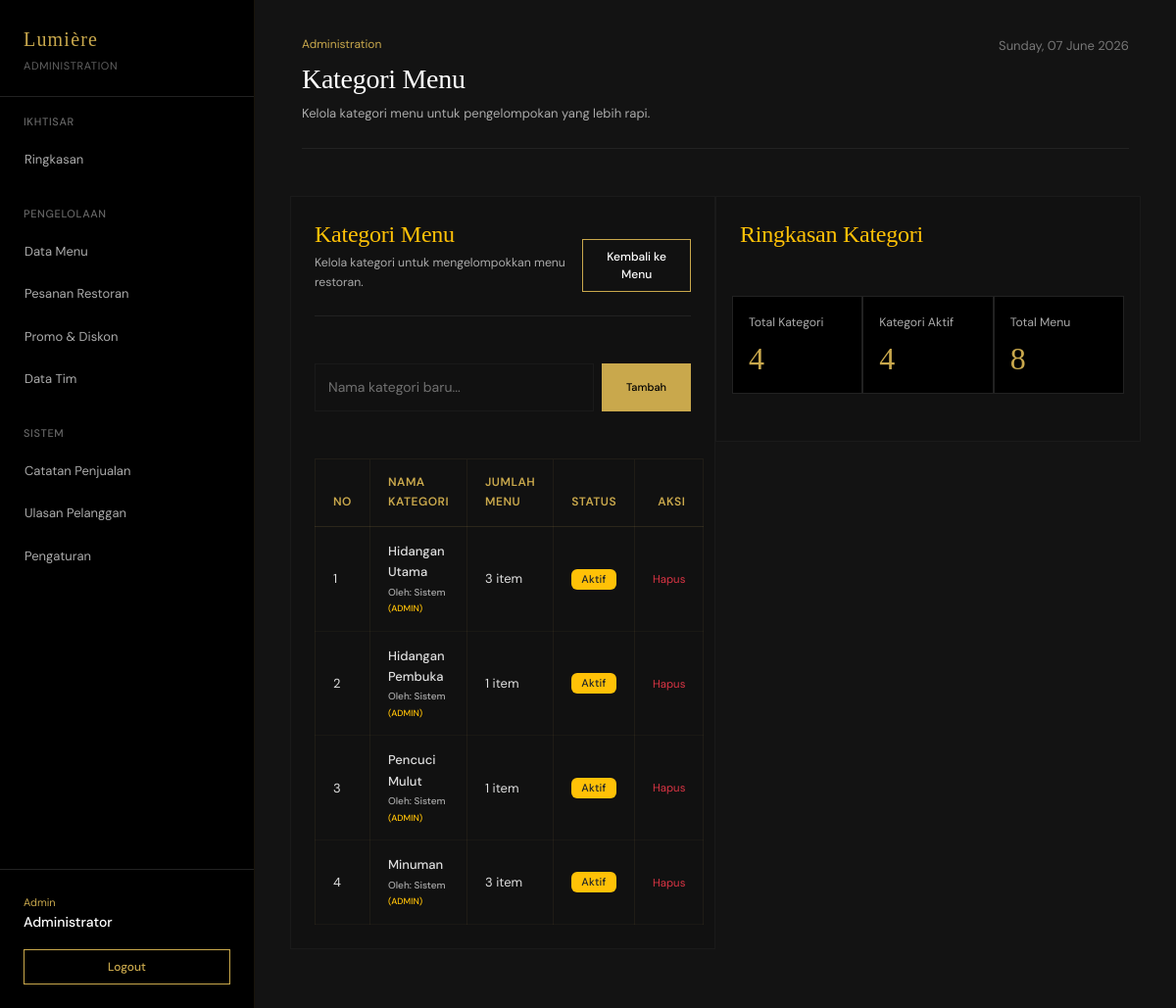
Screenshot of /admin/menu_kategori.php (signed in) with the database file from the repository.
### tables this page shows
CREATE TABLE IF NOT EXISTS `kategori` (
  `id_kategori` int NOT NULL AUTO_INCREMENT,
  `nama_kategori` varchar(50) NOT NULL,
  `id_admin` int DEFAULT NULL,
  PRIMARY KEY (`id_kategori`),
  FOREIGN KEY (`id_admin`) REFERENCES `admin` (`id_admin`) ON DELETE SET NULL
);

### includes/helpers.php (called while the page is built, shortened)
<?php
function base_path(string $path = ''): string
{
    $base = dirname(__DIR__);
    return $path === '' ? $base : $base . '/' . ltrim($path, '/');
}
function base_url(string $path = ''): string
{
    $app = require base_path('config/app.php');
    $baseUrl = rtrim($app['url'] ?? 'http://localhost:8001', '/');
    return $path === '' ? $baseUrl : $baseUrl . '/' . ltrim($path, '/');
}

### config/app.php (called while the page is built, shortened)
<?php
require_once __DIR__ . '/env.php';
$host = $_SERVER['HTTP_HOST'] ?? 'localhost';
$scheme = (isset($_SERVER['HTTPS']) && $_SERVER['HTTPS'] !== 'off') || ($_SERVER['SERVER_PORT'] ?? '') == 443 ? 'https' : 'http';
$defaultUrl = "$scheme://$host";
return [
    'name' => env('APP_NAME', 'UPK Restoran'),
    'env' => env('APP_ENV', 'local'),
    'url' => env('APP_URL', $defaultUrl),
];

### config/env.php (called while the page is built, shortened)
<?php
function env(string $key, ?string $default = null): ?string
{
    static $values = [];
    $runtimeValue = $_ENV[$key] ?? $_SERVER[$key] ?? getenv($key);
    if ($runtimeValue !== false && $runtimeValue !== null && $runtimeValue !== '') {
        return (string) $runtimeValue;
    }
    return $values[$key] ?? $default;
}

### admin/menu_kategori.php (the view, shortened to what this page needs)
<?php
$pdo = db();
require __DIR__ . '/../includes/header.php';
$stmt = $pdo->query('
    SELECT k.id_kategori, k.nama_kategori, \'admin\' AS role, u.username AS pembuat, COUNT(m.id_menu) AS jumlah_menu
    FROM kategori k
    LEFT JOIN menu m ON k.id_kategori = m.id_kategori
    LEFT JOIN admin u ON k.id_admin = u.id_admin
    GROUP BY k.id_kategori, k.nama_kategori, u.username
    ORDER BY k.id_kategori ASC
');
$categories = $stmt->fetchAll();
?>
<section class="row row-cols-1 row-cols-lg-2 g-4">
    <article class="card bg-dark text-white border-secondary p-4 mb-4 rounded-0">
        <div class="d-flex flex-column gap-2 flex-md-row align-items-md-end justify-content-md-between border-bottom border-soft pb-4 mb-4">
            <div>
                <h3 class="h3 mb-1 text-warning font-display" style="font-size: 24px;">Kategori Menu</h3>
                <p class="text-secondary small mb-0">Kelola kategori untuk mengelompokkan menu restoran.</p>
            </div>
            <div class="d-flex flex-wrap gap-2">
                <a class="btn btn-outline-warning rounded-0 fw-medium px-3 py-2 text-white" style="font-size: 12px;" href="<?= htmlspecialchars(base_url('admin/menu.php'), ENT_QUOTES, 'UTF-8'); ?>">Kembali ke Menu</a>
            </div>
        </div>
        <div class="mt-4 mb-4">
            <form class="d-flex gap-2" action="<?= htmlspecialchars(base_url('admin/menu_kategori.php'), ENT_QUOTES, 'UTF-8'); ?>" method="post">
                <input class="form-control bg-dark text-white border-secondary rounded-0 flex-grow-1" type="text" name="nama_kategori" placeholder="Nama kategori baru..." required>
                <button class="btn btn-warning rounded-0 fw-medium px-4 py-2" style="font-size: 11px;" type="submit">Tambah</button>
            </form>
        </div>
        <table class="table table-dark table-hover table-bordered border-secondary mt-4 mb-0">
            <thead>
                <tr>
                    <th style="width: 80px;">No</th>
                    <th>Nama Kategori</th>
                    <th>Jumlah Menu</th>
                    <th>Status</th>
                    <th class="text-end">Aksi</th>
                </tr>
            </thead>
            <tbody>
                <?php foreach ($categories as $i => $cat): ?>
                    <tr>
                        <td><?= $i + 1; ?></td>
                        <td class="text-white fw-medium">
                            <?= htmlspecialchars((string)$cat['nama_kategori'], ENT_QUOTES, 'UTF-8'); ?>
                            <div class="text-secondary" style="font-size: 10px; margin-top: 2px;">
                                Oleh: <?= htmlspecialchars($cat['pembuat'] ?? 'Sistem', ENT_QUOTES, 'UTF-8'); ?>
                                <span class="text-warning" style="font-size: 9px; text-transform: uppercase;">(<?= htmlspecialchars($cat['role'] ?? 'admin', ENT_QUOTES, 'UTF-8'); ?>)</span>
                            </div>
                        </td>
                        <td class="text-secondary"><?= $cat['jumlah_menu']; ?> item</td>
                        <td><span class="badge bg-warning text-dark">Aktif</span></td>
                        <td class="text-end">
                            <a class="text-danger small text-decoration-none" href="<?= htmlspecialchars(base_url('admin/menu_kategori.php?action=delete&id=' . $cat['id_kategori']), ENT_QUOTES, 'UTF-8'); ?>" onclick="return confirm('Hapus kategori ini?')">Hapus</a>
                        </td>
                    </tr>
                <?php endforeach; ?>
            </tbody>
        </table>
    </article>
    <aside class="card bg-dark text-white border-secondary p-4 mb-4 rounded-0">
        <h3 class="h3 mb-4 text-warning font-display" style="font-size: 24px;">Ringkasan Kategori</h3>
        <div class="row row-cols-1 row-cols-md-3 g-3 mb-4 mt-2">
            <article class="p-3 border border-soft bg-black d-flex flex-column h-100">
                <p class="text-secondary small mb-2">Total Kategori</p>
                <p class="h2 text-gold font-display mb-0" style="font-size: 32px;"><?= count($categories); ?></p>
            </article>
            <article class="p-3 border border-soft bg-black d-flex flex-column h-100">
                <p class="text-secondary small mb-2">Kategori Aktif</p>
                <p class="h2 text-gold font-display mb-0" style="font-size: 32px;"><?= count($categories); ?></p>
            </article>
            <article class="p-3 border border-soft bg-black d-flex flex-column h-100">
                <p class="text-secondary small mb-2">Total Menu</p>
                <p class="h2 text-gold font-display mb-0" style="font-size: 32px;"><?= array_sum(array_map('intval', array_column($categories, 'jumlah_menu'))); ?></p>
            </article>
        </div>
    </aside>
</section>
<?php
require __DIR__ . '/../includes/footer.php';

### assets/css/style.css (style rules this page uses)
:root { --bg-main: #131313; --bg-sidebar: #050505; --bg-card: #111111; --gold: #C9A84C; --gold-light: #f3e5ab; --gold-dim: rgba(201, 168, 76, 0.1); --border: #1a1a1a; --border-soft: #222222; --text-primary: #ffffff; --text-secondary: #aaaaaa; --text-muted: #666666; --font-display: 'Libre Baskerville', Georgia, serif; --font-body: 'DM Sans', system-ui, sans-serif; --font-sans: 'DM Sans', system-ui, sans-serif; }
body { background-color: var(--bg-main); color: var(--text-primary); font-family: var(--font-body); font-size: 14px; line-height: 1.65; margin: 0; font-weight: 400; letter-spacing: normal; overflow-x: hidden; -webkit-font-smoothing: antialiased; -moz-osx-font-smoothing: grayscale; }
a { color: var(--gold); text-decoration: none !important; transition: color 0.25s ease; }
h1, h2, h3, h4, h5, h6, .font-display { font-family: var(--font-display); color: var(--text-primary); font-weight: 400; letter-spacing: -0.01em; }
.text-gold { color: var(--gold) !important; }
.border-soft { border-color: var(--border-soft) !important; }
.card { background-color: var(--bg-card); border: 1px solid var(--border); transition: all 0.4s cubic-bezier(0.16, 1, 0.3, 1); border-radius: 0; padding: 20px; }
.btn { border: 1px solid var(--gold); padding: 11px 28px; font-size: 13px; border-radius: 0; transition: all 0.3s ease; font-weight: 500; }
.btn-warning { background: var(--gold); color: #000; }
.btn-outline-warning { background: transparent; color: var(--gold); }
.form-control { background-color: transparent !important; border: 1px solid var(--border) !important; color: #fff !important; border-radius: 0; padding: 13px; font-size: 14px; }
.dashboard-content, .dashboard-content .row, .dashboard-content .row > * { min-width: 0; }
.dashboard-content .card { height: 100%; }
::placeholder, input::placeholder, textarea::placeholder, .form-control::placeholder, .premium-input-standard::placeholder, .premium-textarea::placeholder, .premium-input-large::placeholder { color: rgba(255, 255, 255, 0.4) !important; opacity: 1 !important; }
.card, .section-panel { background-color: var(--bg-card) !important; border: 1px solid var(--border) !important; color: var(--text-primary) !important; }
.table { --bs-table-color: #ffffff !important; --bs-table-bg: var(--bg-card) !important; --bs-table-border-color: rgba(197, 160, 89, 0.08) !important; --bs-table-hover-bg: rgba(255, 255, 255, 0.02) !important; color: #ffffff !important; background-color: var(--bg-card) !important; border-color: rgba(197, 160, 89, 0.08) !important; margin-bottom: 0 !important; }
.table th { font-family: var(--font-body); font-size: 12px; font-weight: 600; letter-spacing: 0.04em; text-transform: uppercase; color: var(--gold) !important; border-bottom: 1px solid rgba(197, 160, 89, 0.15) !important; background-color: var(--bg-card) !important; padding: 14px 18px !important; }
.table td { padding: 14px 18px !important; color: #dfdfdf !important; border-bottom: 1px solid rgba(197, 160, 89, 0.05) !important; background-color: var(--bg-card) !important; font-size: 13px; vertical-align: middle; }
.text-secondary { color: #aaaaaa !important; }
.badge { font-weight: 500; font-size: 11px; letter-spacing: 0.02em; padding: 5px 10px; }

### rows the page displays
kategori: nama_kategori "Hidangan Utama", pembuat "Sistem", role "ADMIN", jumlah_menu "3"
kategori: nama_kategori "Hidangan Pembuka", pembuat "Sistem", role "ADMIN", jumlah_menu "1"
kategori: nama_kategori "Pencuci Mulut", pembuat "Sistem", role "ADMIN", jumlah_menu "1"
kategori: nama_kategori "Minuman", pembuat "Sistem", role "ADMIN", jumlah_menu "3"

### other values shown
$brand "Lumière"
$badge "ADMINISTRATION"
$sectionTitle "IKHTISAR"
$item['label'] "Ringkasan"
$sectionTitle "PENGELOLAAN"
$item['label'] "Data Menu"
$item['label'] "Pesanan Restoran"
$item['label'] "Promo & Diskon"
$item['label'] "Data Tim"
$sectionTitle "SISTEM"
$item['label'] "Catatan Penjualan"
$item['label'] "Ulasan Pelanggan"
$item['label'] "Pengaturan"
$roleName "Admin"
$userName "Administrator"
